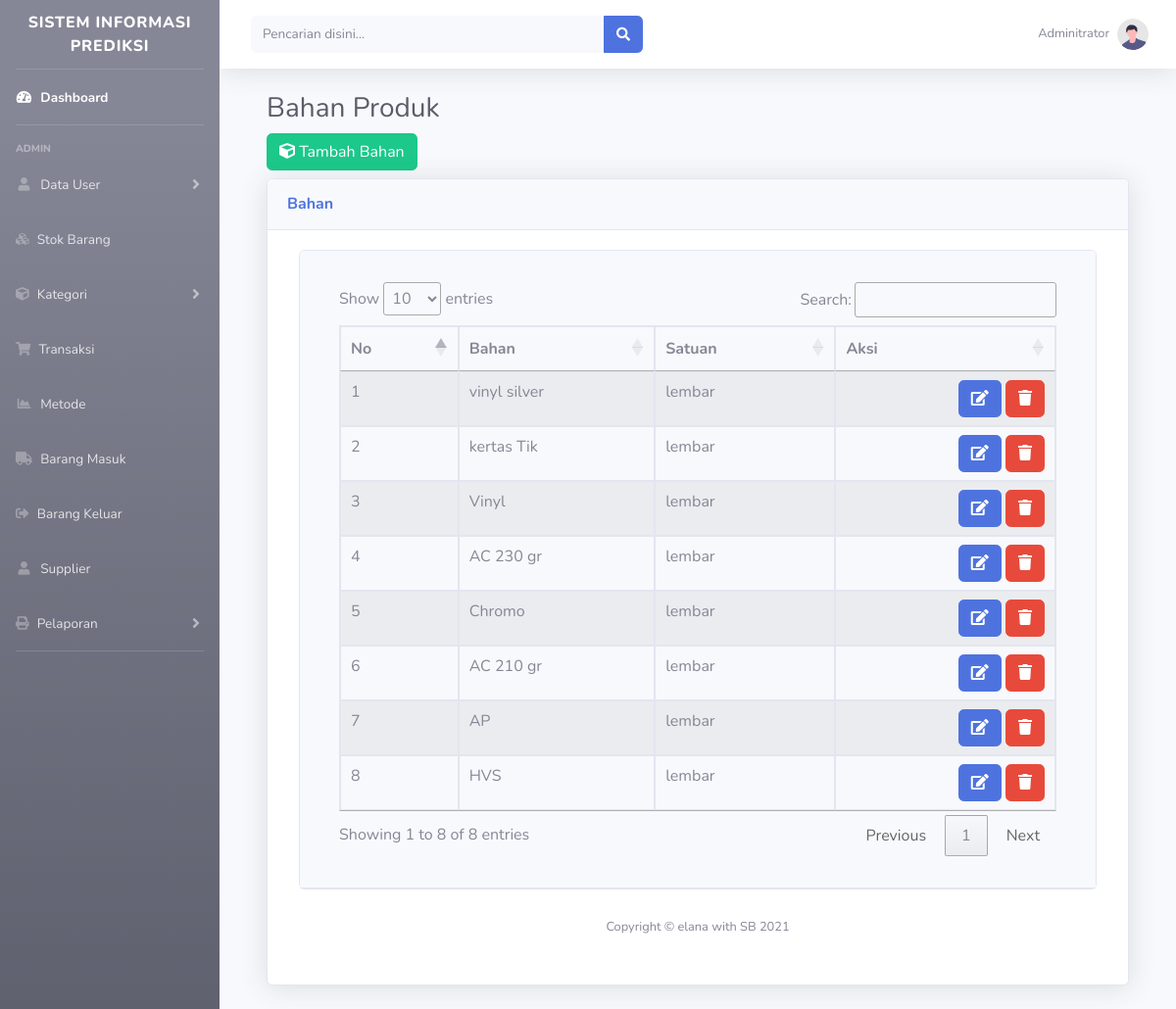
Page /index.php?halaman=bahan (signed in) on the committed database.
### tables this page shows
CREATE TABLE `bahan` (
  `id` int(11) NOT NULL,
  `nama_bahan` varchar(20) NOT NULL,
  `satuan` varchar(11) NOT NULL,
  `harga` int(11) NOT NULL
);

### page/bahan/index_bahan.php (the view, shortened to what this page needs)
<div class="container-fluid">
    <h1 class="h3 mb-2 text-gray-800"> Bahan Produk</h1>
    <div class="box-header">
        <h3 class="box-title"><span class="pull-right"><a href="?halaman=bahan&aksi=tambah" class="btn btn-success"><i class="fa fa-cube"></i> Tambah Bahan</a></span></h3>
        <div class="card shadow mb-4">
            <div class="card-header py-3">
                <h6 class="m-0 font-weight-bold text-primary">Bahan</h6>
            </div>
            <div class="card-body">
                <div class="col-lg-12">
                    <div class="box box-primary">
                        <div class="row">
                            <div class="col-12">
                                <div class="card">
                                    <div class="card-header">
                                        <div class="card-body">
                                            <div class="table-responsive">
                                                <table id="example1" class="table table-bordered table-striped">
                                                    <thead>
                                                        <tr>
                                                            <th>No</th>
                                                            <th>Bahan</th>
                                                            <th>Satuan</th>
                                                            <th>Aksi</th>
                                                        </tr>
                                                    </thead>
                                                    <tbody>
                                                        <?php $query = mysqli_query($conn, "SELECT * from bahan order by id desc");
                                                        $no = 1; ?>
                                                        <?php
                                                        foreach ($query as $row) :
                                                        ?>
                                                            <tr>
                                                                <td><?php echo $no++; ?></td>
                                                                <td><?php echo $row['nama_bahan']; ?></td>
                                                                <td><?php echo $row['satuan']; ?></td>
                                                                <td>
                                                                    <span class="float-right">
                                                                        <a href="?halaman=bahan&aksi=edit&id=<?= $row['id'] ?>" class="btn btn-primary"><i class="fa fa-edit"></i></a>
                                                                        <a href="?halaman=bahan&aksi=delete&id=<?= $row['id'] ?>" class="btn btn-danger" onclick="return confirm('Apakah data akan dihapus?')"><i class="fa fa-trash"></i></a>
                                                                    </span>
                                                                </td>
                                                            </tr>
                                                        <?php endforeach ?>
                                                    </tbody>
                                                </table>
                                            </div>
                                        </div>
                                    </div>
                                </div>
                            </div>
                        </div>

### rows in the picture
bahan: nama_bahan "vinyl silver", satuan "lembar"
bahan: nama_bahan "kertas Tik", satuan "lembar"
bahan: nama_bahan "Vinyl", satuan "lembar"
bahan: nama_bahan "AC 230 gr", satuan "lembar"
bahan: nama_bahan "Chromo", satuan "lembar"
bahan: nama_bahan "AC 210 gr", satuan "lembar"
bahan: nama_bahan "AP", satuan "lembar"
bahan: nama_bahan "HVS", satuan "lembar"
